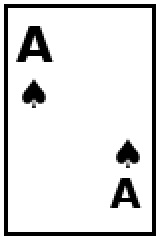
#> input picture test_template_As.png, 80 x 120 px, found by its file name (shown 2 times larger)
$ python test_template_recognition.py
#> lines starting #> are read from the running program, lines starting #| are printed output that depends on the picture; after the words box and inside, x2 and y2 are one past the last pixel; in counts of white or black regions, pixels touching at a corner belong together
#> in test_template_recognition_with_created_templates, test_image is the input picture: PIL image 80x120 RGB; min 0, max 255, mean 222.6
#|   Image size: (80, 120)
### app/training/neural_trainer.py
"""
Neural network training system inspired by DeeperMind poker bot.
Combines template-based bootstrapping with augmented data generation.
"""

import os
import json
import cv2
import numpy as np
from PIL import Image, ImageEnhance, ImageFilter
from typing import List, Dict, Optional, Tuple, Any
import logging
from dataclasses import dataclass
from datetime import datetime
import random

logger = logging.getLogger(__name__)

@dataclass
class CardTemplate:
    """A template for a specific card."""
    card: str  # e.g., "As", "Kh"
    image: Image.Image
    confidence_threshold: float = 0.8
    created_at: str = ""

class ColorNormalizer:
    """Normalizes card colors similar to DeeperMind approach."""

    @staticmethod
    def adjust_colors(image: np.ndarray, tolerance: int = 120) -> np.ndarray:
        """
        Adjust colors to standard poker card colors.
        Makes red cards more red, black cards more black, etc.
        """
#> called with tolerance = 120
        # Handle different image formats
        if len(image.shape) == 4:
            # RGBA format - convert to RGB
            if image.shape[3] == 4:
                image = image[:, :, :, :3]  # Drop alpha channel

        # Ensure RGB format (H, W, 3)
        if len(image.shape) != 3 or image.shape[2] != 3:
            raise ValueError(f"Expected RGB image with shape (H, W, 3), got {image.shape}")

        # Define standard poker colors (red, black, white, background)
        colors = np.array([
            [255, 0, 0],    # Red (hearts/diamonds)
            [0, 0, 0],      # Black (spades/clubs)
            [255, 255, 255], # White (card background)
            [0, 128, 0]     # Green (table background)
        ])

        # Find closest color for each pixel
        # Reshape for broadcasting: image (H,W,3) vs colors (4,1,1,3)
        image_expanded = image[None, :, :, :]  # (1, H, W, 3)
        colors_expanded = colors[:, None, None, :]  # (4, 1, 1, 3)

        # Calculate distance and find closest color
        distances = np.abs(image_expanded - colors_expanded).sum(axis=-1)  # (4, H, W)
        closest_color_idx = np.argmin(distances, axis=0)  # (H, W)
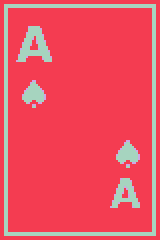
#> closest_color_idx: shape (120, 80) int64 (shown 2 times larger); 3 distinct labels, from 1 to 3; one colour per label, 0 black

        # Only apply normalization where colors are close enough
        min_distances = np.min(distances, axis=0)  # (H, W)
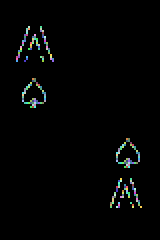
#> min_distances: shape (120, 80) int64 (shown 2 times larger); 96 distinct labels, from 0 to 318; one colour per label, 0 black
        close_enough = min_distances < tolerance
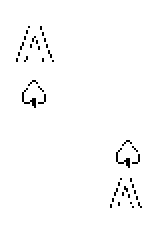
#> close_enough: shape (120, 80) bool (shown 2 times larger); 98.5% white; black in thin lines or dots, all inside (x1, y1, x2, y2) = (8, 13, 71, 104)

        # Initialize with original image
        normalized = image.copy()

        # Apply color normalization where appropriate
        for i, color in enumerate(colors):
            mask = (closest_color_idx == i) & close_enough
            normalized[mask] = color
#> this loop made 4 passes
#> pass 2, in adjust_colors, `mask = (closest_color_idx == i) & close_enough`:
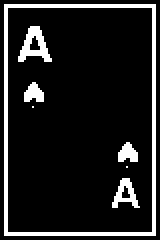
#> mask: shape (120, 80) bool (shown 2 times larger); 11.9% white in thin lines or dots
#> pass 3, in adjust_colors, `mask = (closest_color_idx == i) & close_enough`:
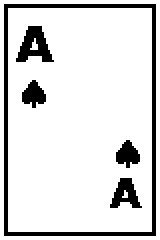
#> mask: shape (120, 80) bool (shown 2 times larger); 86.6% white; 5 black regions, box (x1, y1, x2, y2) and area: (2, 2, 78, 118) 752, (8, 13, 27, 31) 191, (55, 89, 71, 104) 133, (11, 40, 23, 54) 106, (58, 70, 70, 84) 106

        # Convert green to darker green (table color)
        green_mask = np.all(normalized == colors[3], axis=-1)
        normalized[green_mask] = [0, 100, 0]

        return normalized.astype(np.uint8)

    @staticmethod
    def normalize_card_region(image: Image.Image) -> Image.Image:
        """Normalize a card region for better recognition."""
        # Convert to RGB if needed (handles RGBA, L, P modes)
        if image.mode != 'RGB':
            # For RGBA images, composite over white background
            if image.mode == 'RGBA':
                background = Image.new('RGB', image.size, (255, 255, 255))
                image = Image.alpha_composite(background.convert('RGBA'), image).convert('RGB')
            else:
                image = image.convert('RGB')

        # Convert to numpy
        img_array = np.array(image)

        try:
            # Apply color normalization
            normalized = ColorNormalizer.adjust_colors(img_array)

            # Enhance contrast
            img = Image.fromarray(normalized)
            enhancer = ImageEnhance.Contrast(img)
            img = enhancer.enhance(1.5)
#> (the rest of the program and of its run is left out)
